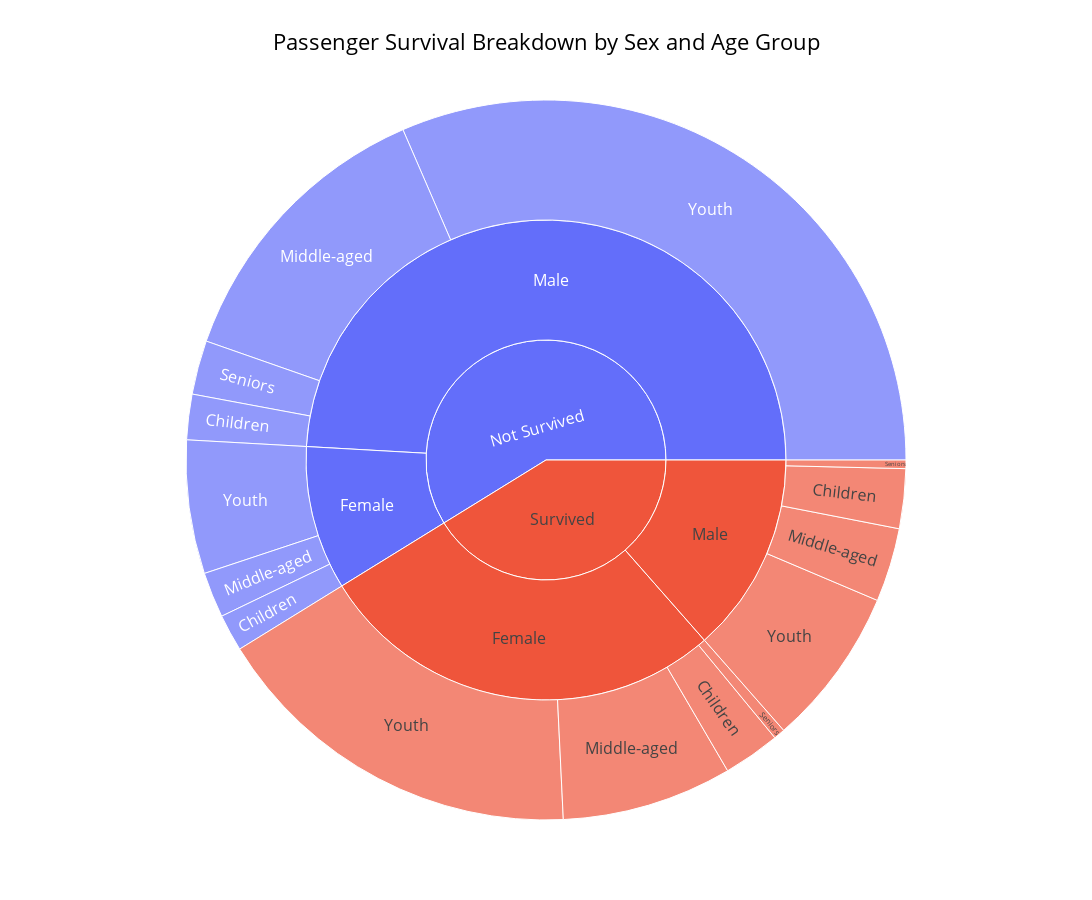

Notebook source saved alongside this figure:
### Markdown cell above
Sunburst chart showing the distribution of survival outcomes by sex and age group.

### Code cell
add_chart = titanic.groupby(['alive','sex','age_group']).size().reset_index(name='count')
replace_dict = {
    'alive': 'Survived',
    'dead': 'Not Survived',
    '< 14': 'Children',
    '14-34': 'Youth',
    '35-59': 'Middle-aged',
    '>= 60': 'Seniors',
    'male': 'Male',
    'female': 'Female'
}

add_chart = add_chart.replace(replace_dict)

fig = px.sunburst(
    add_chart,
    path=['alive','sex','age_group'],
    values='count',
    title='Passenger Survival Breakdown by Sex and Age Group'
)

fig.update_layout(
    width=1200,
    height=900,
    font=dict(size=16, color='black'),
    title_font_size=22,
    paper_bgcolor='white',
    plot_bgcolor='white',
    title_font_color='black',
    title_x=0.5
)
fig.show()

### Figure 1 — Plotly figure (JSON) as saved in the notebook; plotly's stock layout.template omitted (floating-point values rounded to 4 significant figures)
{"data": [{"branchvalues": "total", "domain": {"x": [0.0, 1.0], "y": [0.0, 1.0]}, "hovertemplate": "labels=%{label}<br>count=%{value}<br>parent=%{parent}<br>id=%{id}<extra></extra>", "ids": ["Survived/Female/Youth", "Survived/Female/Middle-aged", "Survived/Female/Children", "Survived/Female/Seniors", "Survived/Male/Youth", "Survived/Male/Middle-aged", "Survived/Male/Children", "Survived/Male/Seniors", "Not Survived/Female/Youth", "Not Survived/Female/Middle-aged", "Not Survived/Female/Children", "Not Survived/Male/Youth", "Not Survived/Male/Middle-aged", "Not Survived/Male/Children", "Not Survived/Male/Seniors", "Survived/Female", "Survived/Male", "Not Survived/Female", "Not Survived/Male", "Survived", "Not Survived"], "labels": ["Youth", "Middle-aged", "Children", "Seniors", "Youth", "Middle-aged", "Children", "Seniors", "Youth", "Middle-aged", "Children", "Youth", "Middle-aged", "Children", "Seniors", "Female", "Male", "Female", "Male", "Survived", "Not Survived"], "name": "", "parents": ["Survived/Female", "Survived/Female", "Survived/Female", "Survived/Female", "Survived/Male", "Survived/Male", "Survived/Male", "Survived/Male", "Not Survived/Female", "Not Survived/Female", "Not Survived/Female", "Not Survived/Male", "Not Survived/Male", "Not Survived/Male", "Not Survived/Male", "Survived", "Survived", "Not Survived", "Not Survived", "", ""], "values": [133.0, 60.0, 20.0, 4.0, 56.0, 26.0, 21.0, 3.0, 47.0, 16.0, 13.0, 247.0, 103.0, 16.0, 19.0, 217.0, 106.0, 76.0, 385.0, 323.0, 461.0], "type": "sunburst"}], "layout": {"legend": {"tracegroupgap": 0}, "title": {"text": "Passenger Survival Breakdown by Sex and Age Group", "font": {"size": 22, "color": "black"}, "x": 0.5}, "font": {"size": 16, "color": "black"}, "width": 1200, "height": 900, "paper_bgcolor": "white", "plot_bgcolor": "white"}}
